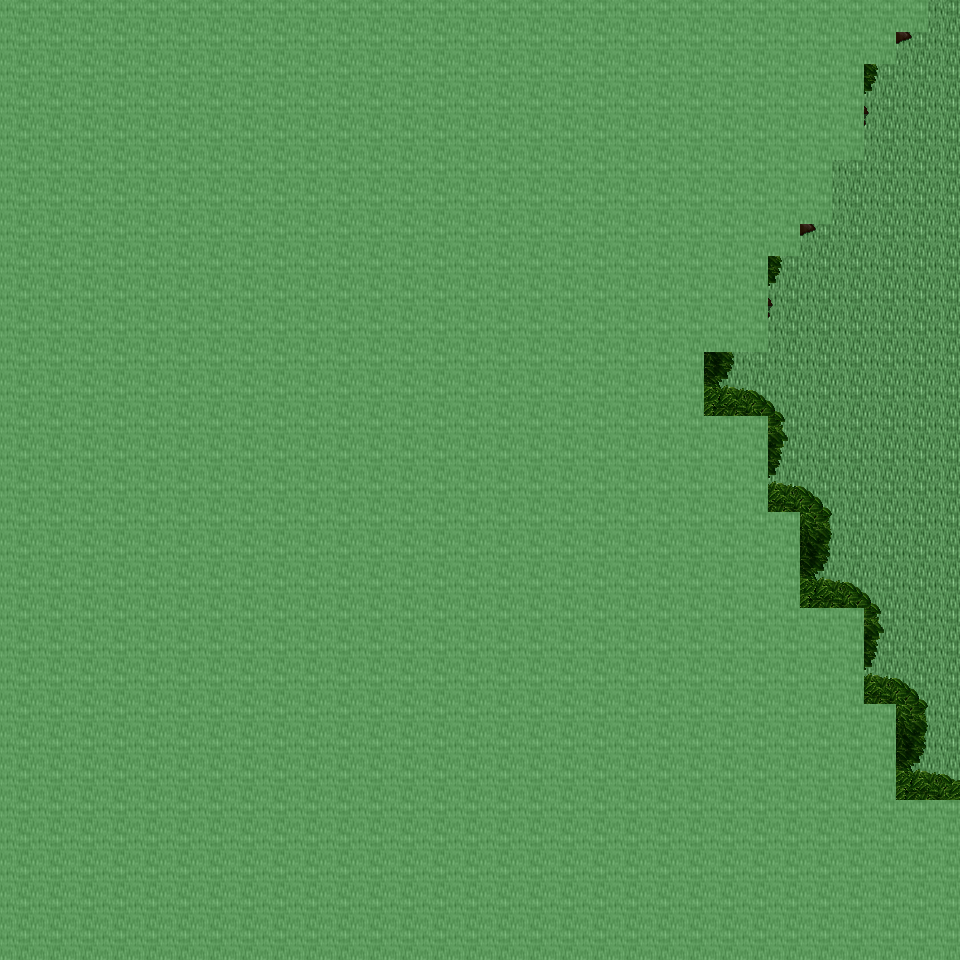

This is a level from a 2D game, rendered from its Tiled map with the project's own tilesets. A one-line summary and the map file follow, with tile-layer data summarised:
An orthogonal 30x30 tile map with 32x32 px tiles, 6 tile layers (Ground, Object, Object2, Above, ...), 23 tilesets and 2 objects (2x mapExit).

<map version="1.0" orientation="orthogonal" renderorder="right-down" width="30" height="30" tilewidth="32" tileheight="32" nextobjectid="3">
  <tileset firstgid="1" name="tileset_ground_ground" tilewidth="32" tileheight="32" tilecount="33" columns="3">
    <image source="../drawable/tileset_ground_ground.png" width="96" height="352" />
  </tileset>
  <tileset firstgid="34" name="tileset_ground_rock_pebbles" tilewidth="32" tileheight="32" tilecount="3" columns="1">
    <image source="../drawable/tileset_ground_rock_pebbles.png" width="32" height="96" />
  </tileset>
  <tileset firstgid="37" name="tileset_ground_grass_edges" tilewidth="32" tileheight="32" tilecount="36" columns="12">
    <image source="../drawable/tileset_ground_grass_edges.png" width="384" height="96" />
  </tileset>
  <tileset firstgid="73" name="tileset_ground_grass_corners" tilewidth="32" tileheight="32" tilecount="24" columns="6">
    <image source="../drawable/tileset_ground_grass_corners.png" width="192" height="128" />
  </tileset>
  <tileset firstgid="97" name="tileset_plant_tree_tree_darkgreen" tilewidth="32" tileheight="32" tilecount="88" columns="8">
    <image source="../drawable/tileset_plant_tree_tree_darkgreen.png" width="256" height="352" />
  </tileset>
  <tileset firstgid="185" name="tileset_plant_grasses" tilewidth="32" tileheight="32" tilecount="6" columns="3">
    <image source="../drawable/tileset_plant_grasses.png" width="96" height="64" />
  </tileset>
  <tileset firstgid="191" name="tileset_plant_bush_bushes" tilewidth="32" tileheight="32" tilecount="10" columns="5">
    <image source="../drawable/tileset_plant_bush_bushes.png" width="160" height="64" />
  </tileset>
  <tileset firstgid="201" name="tileset_plant_tree_tree_green" tilewidth="32" tileheight="32" tilecount="88" columns="8">
    <image source="../drawable/tileset_plant_tree_tree_green.png" width="256" height="352" />
  </tileset>
  <tileset firstgid="289" name="tileset_plant_flower_daisy_white" tilewidth="32" tileheight="32" tilecount="8" columns="2">
    <image source="../drawable/tileset_plant_flower_daisy_white.png" width="64" height="128" />
  </tileset>
  <tileset firstgid="297" name="tileset_object_well" tilewidth="32" tileheight="32" tilecount="4" columns="2">
    <image source="../drawable/tileset_object_well.png" width="64" height="64" />
  </tileset>
  <tileset firstgid="301" name="tileset_item_corpse_huge_animal" tilewidth="32" tileheight="32" tilecount="16" columns="2">
    <image source="../drawable/tileset_item_corpse_huge_animal.png" width="64" height="256" />
  </tileset>
  <tileset firstgid="317" name="tileset_item_corpse_skull_pale" tilewidth="32" tileheight="32" tilecount="2" columns="2">
    <image source="../drawable/tileset_item_corpse_skull_pale.png" width="64" height="32" />
  </tileset>
  <tileset firstgid="319" name="tileset_item_statue_grey_stone" tilewidth="32" tileheight="32" tilecount="4" columns="2">
    <image source="../drawable/tileset_item_statue_grey_stone.png" width="64" height="64" />
  </tileset>
  <tileset firstgid="323" name="tileset_logic_creature_animal" tilewidth="32" tileheight="32" tilecount="32" columns="8">
    <image source="../drawable/tileset_logic_creature_animal.png" width="256" height="128" />
  </tileset>
  <tileset firstgid="355" name="tileset_logic_item_resources" tilewidth="32" tileheight="32" tilecount="6" columns="6">
    <image source="../drawable/tileset_logic_item_resources.png" width="192" height="32" />
  </tileset>
  <tileset firstgid="361" name="tileset_logic_creature_rodent" tilewidth="32" tileheight="32" tilecount="8" columns="8">
    <image source="../drawable/tileset_logic_creature_rodent.png" width="256" height="32" />
  </tileset>
  <tileset firstgid="369" name="tileset_logic_item_sheepfood" tilewidth="32" tileheight="32" tilecount="1" columns="1">
    <image source="../drawable/tileset_logic_item_sheepfood.png" width="32" height="32" />
  </tileset>
  <tileset firstgid="370" name="tileset_logic_item_sign" tilewidth="32" tileheight="32" tilecount="1" columns="1">
    <image source="../drawable/tileset_logic_item_sign.png" width="32" height="32" />
  </tileset>
  <tileset firstgid="371" name="tileset_logic_item_mushroom" tilewidth="32" tileheight="32" tilecount="6" columns="6">
    <image source="../drawable/tileset_logic_item_mushroom.png" width="192" height="32" />
  </tileset>
  <tileset firstgid="377" name="tileset_logic_collision" tilewidth="32" tileheight="32" tilecount="1" columns="1">
    <image source="../drawable/tileset_logic_collision.png" width="32" height="32" />
  </tileset>
  <tileset firstgid="378" name="tileset_logic_protection" tilewidth="32" tileheight="32" tilecount="2" columns="2">
    <image source="../drawable/tileset_logic_protection.png" width="64" height="32" />
  </tileset>
  <tileset firstgid="380" name="tileset_ground_grass_2" tilewidth="32" tileheight="32" tilecount="21" columns="3">
    <image source="../drawable/tileset_ground_grass_2.png" width="96" height="224" />
  </tileset>
  <tileset firstgid="401" name="tileset_ground_green_paving" tilewidth="32" tileheight="32" tilecount="18" columns="3">
    <image source="../drawable/tileset_ground_green_paving.png" width="96" height="192" />
  </tileset>
  <layer name="Ground" width="30" height="30">
    <data>[900 cells, 900 non-empty, 1 distinct tile ids]</data>
  </layer>
  <layer name="Object" width="30" height="30">
    <data>[900 cells, 0 non-empty, 0 distinct tile ids]</data>
  </layer>
  <layer name="Object2" width="30" height="30">
    <data>[900 cells, 18 non-empty, 9 distinct tile ids]</data>
  </layer>
  <layer name="Above" width="30" height="30">
    <data>[900 cells, 810 non-empty, 34 distinct tile ids]</data>
  </layer>
  <layer name="Above2" width="30" height="30">
    <data>[900 cells, 4 non-empty, 2 distinct tile ids]</data>
  </layer>
  <layer name="Walkable" width="30" height="30">
    <data>[900 cells, 793 non-empty, 1 distinct tile ids]</data>
  </layer>
  <objectgroup name="MapEvents">
    <object id="1" name="north" type="mapExit" x="928" y="0" width="32" height="32">
      <properties>
        <property name="map" value="level_0_x119_y61" />
        <property name="x" value="29" />
        <property name="y" value="28" />
      </properties>
    </object>
    <object id="2" name="east" type="mapExit" x="928" y="0" width="32" height="800">
      <properties>
        <property name="map" value="level_0_x120_y62" />
        <property name="x" value="1" />
        <property name="y" value="0" />
      </properties>
    </object>
  </objectgroup>
</map>
